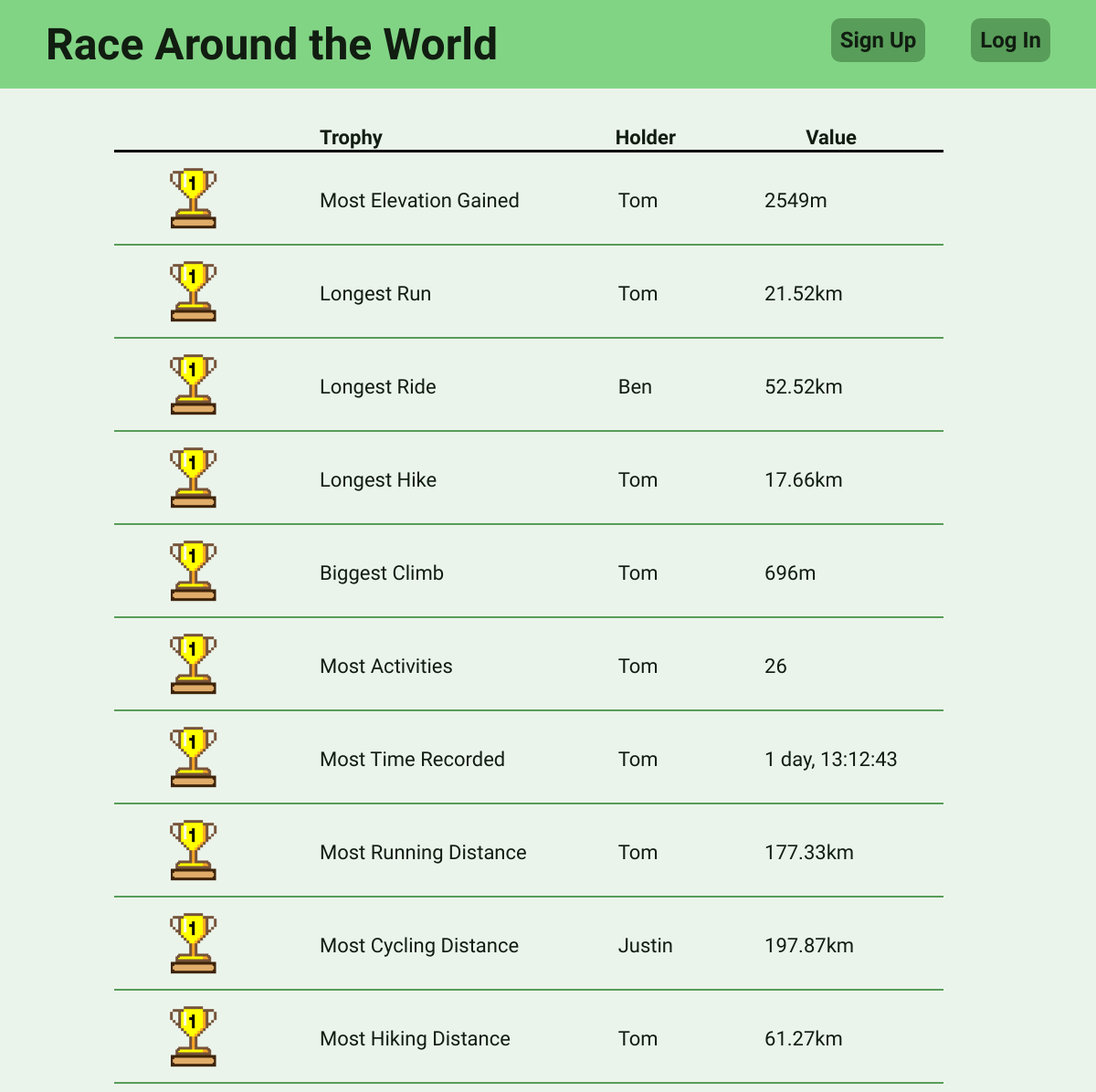
/tracker/trophies/ (upper part), run on an earlier commit of the app's database.
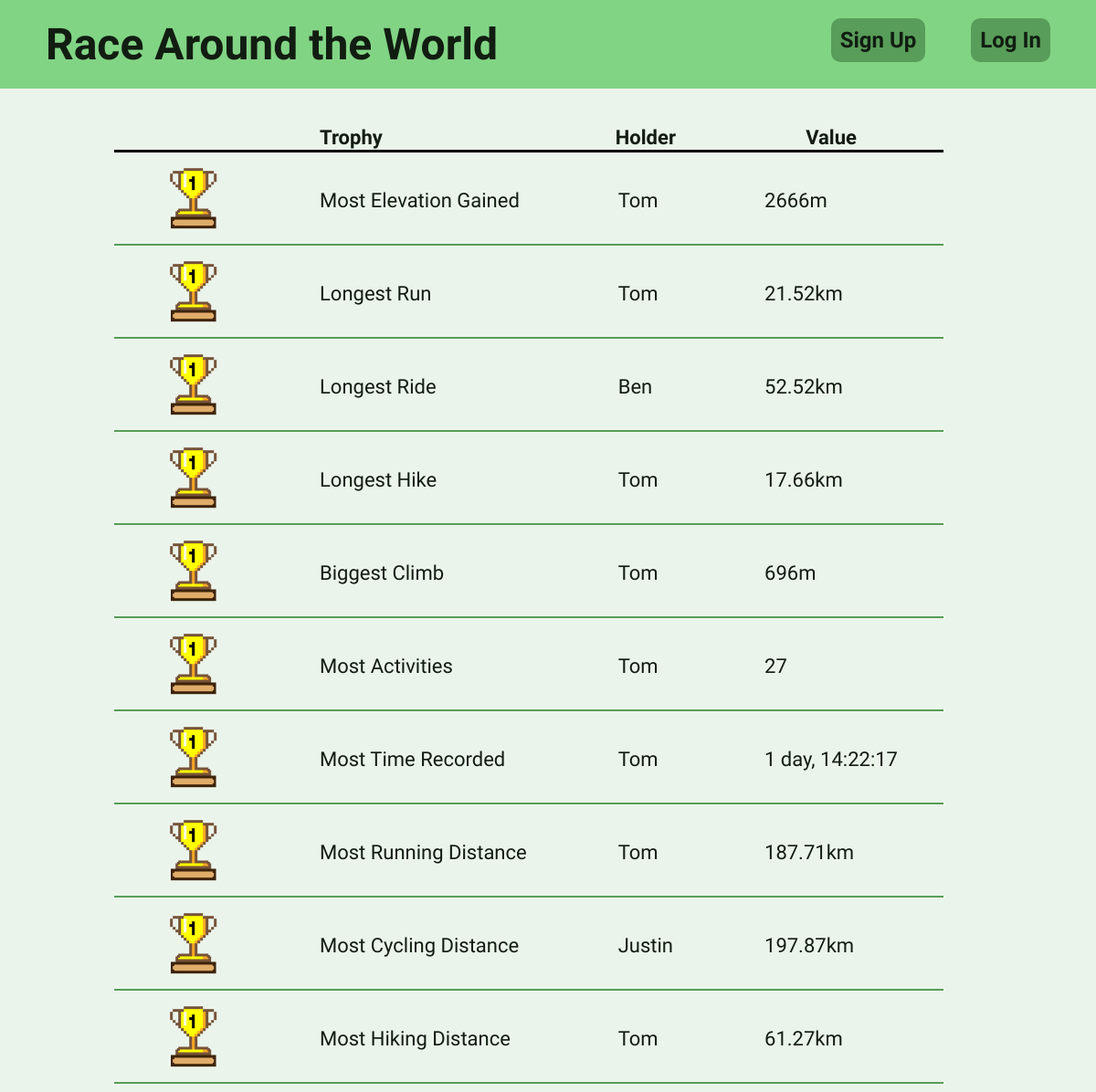
And on a later commit of the database.
### tracker/models.py (models this page shows, shortened)
class Trophy(models.Model):
    name = models.CharField(max_length=300)
    value = models.CharField(max_length=100, null=True, blank=True)
    unit = models.CharField(max_length=10, null=True, blank=True)
    holder = models.ForeignKey(User, null=True, blank=True, on_delete=models.SET_NULL)

class User(models.Model):
    webuser = models.OneToOneField(WebUser, on_delete=models.CASCADE, null=True)
    strava_id = models.IntegerField()
    firstName = models.CharField(max_length=100)
    lastName = models.CharField(max_length=100)
    accessToken = models.CharField(max_length=300)
    refreshToken = models.CharField(max_length=300)
    code = models.CharField(max_length=300)
    expiresAt = models.IntegerField()

### tracker/views.py (the view)
# urls.py: path("trophies/", views.trophies, name="trophies")
def trophies(request):
    trophies = get_trophies()
    context = {
        "logged_in": request.user.is_authenticated,
        "trophies": trophies
    }
    return render(request, "tracker/trophies.html", context)

### tracker/views.py (called while the page is built)
def get_trophies():
    return Trophy.objects.all()

### tracker/templates/tracker/trophies.html
{% extends "tracker/base.html" %}
{% load static %}
{% block content %}
<link rel="stylesheet" href="{% static 'tracker/milestones.css' %}">
<div class="content">
    <table class="table">
        <tr style="padding-bottom: 10px; border-bottom:3px solid black">
            <th></th><th style="text-align: left; padding-left: 50px;">Trophy</th><th>Holder</th><th>Value</th>
        </tr>
        {% for row in trophies %}
        {% if row.holder and row.value%}
        <tr>
            {% with 'tracker/img/trophy.png' as image_static %}
            <td><img class="icon" src="{% static image_static %}"></td>
            {% endwith %}
            <td>{{row.name}}</td>
            <td>{{row.holder.firstName}}</td>
            {% if row.unit %}
            <td>{{row.value}}{{row.unit}}</td>
            {% else %}
            <td>{{row.value}}</td>
            {% endif %}
        </tr>
        {% endif %}
        {% endfor %}
    </table>
</div>
{% endblock %}

What changed in the data, as far as the page shows it:
changed Trophy "Most Elevation Gained": value "2549" → "2666"
changed Trophy "Most Activities": value "26" → "27"
changed Trophy "Most Time Recorded": value "1 day, 13:12:43" → "1 day, 14:22:17"
changed Trophy "Most Running Distance": value "177.33" → "187.71"
